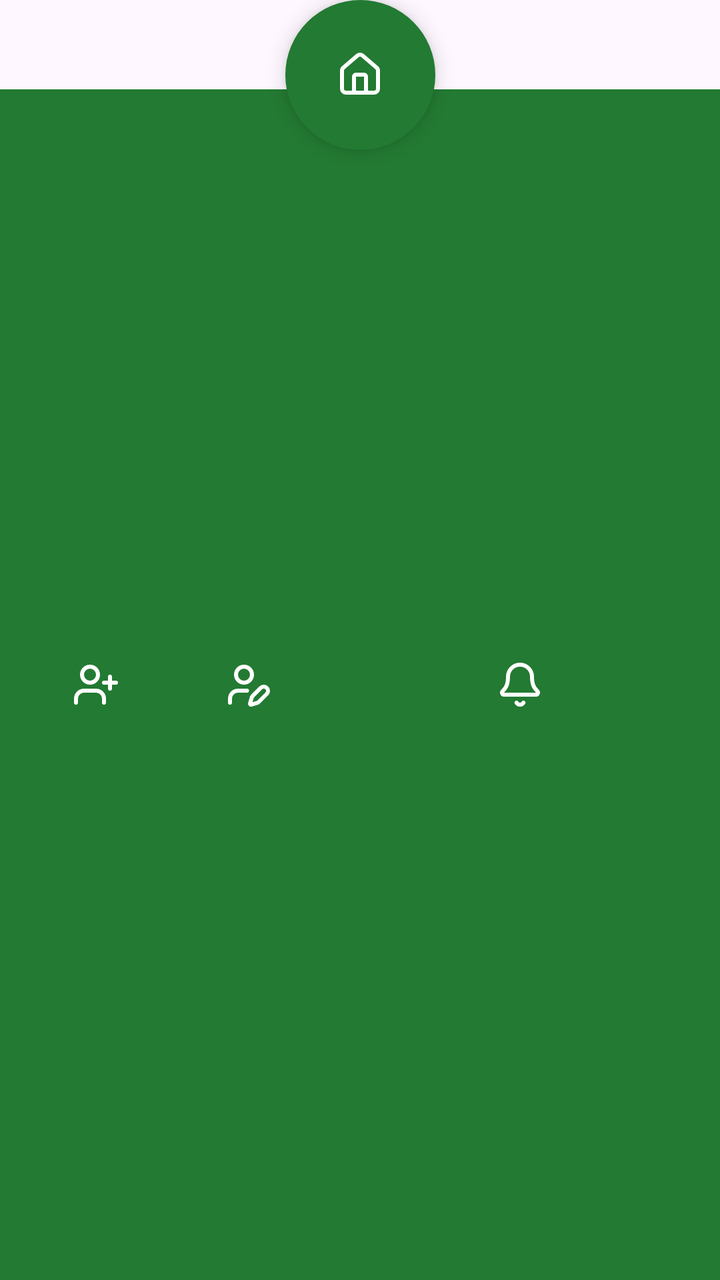
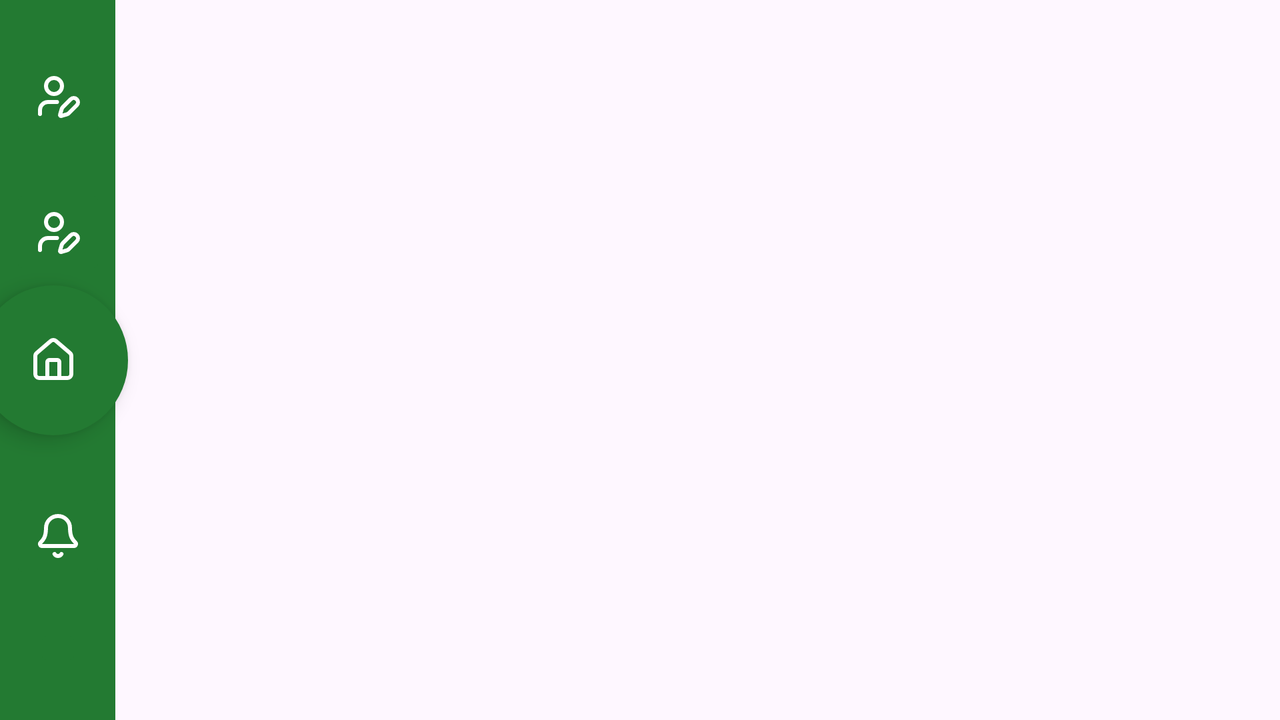

First picture: res/layout/ on a phone held upright. Second picture: the repository's own variant of that layout, on a device whose configuration matches the variant's folder. Source for both follows.
<!-- AndroidManifest.xml: application theme Theme.NicMessenger -->
<!-- res/layout/fragment_vue_nav_bar.xml -->
<?xml version="1.0" encoding="utf-8"?>
<androidx.constraintlayout.widget.ConstraintLayout xmlns:android="http://schemas.android.com/apk/res/android"
    xmlns:app="http://schemas.android.com/apk/res-auto"
    xmlns:tools="http://schemas.android.com/tools"
    android:id="@+id/main"
    android:layout_width="match_parent"
    android:layout_height="wrap_content"
    tools:context=".MainActivity">

    <androidx.constraintlayout.widget.Guideline
        android:id="@+id/guideline_horizontale_bas"
        android:layout_width="wrap_content"
        android:layout_height="wrap_content"
        app:layout_constraintGuide_percent="0.07"
        android:orientation="horizontal" />

    <androidx.constraintlayout.widget.Guideline
        android:id="@+id/guideline_horizontale_top_fab"
        android:layout_width="wrap_content"
        android:layout_height="wrap_content"
        app:layout_constraintGuide_percent="0"
        android:orientation="horizontal" />

    <androidx.constraintlayout.widget.ConstraintLayout
        android:id="@+id/navbar_layout"
        android:layout_width="0dp"
        android:layout_height="0dp"
        android:background="@color/couleur_principale"
        app:layout_constraintBottom_toBottomOf="parent"
        app:layout_constraintEnd_toEndOf="parent"
        app:layout_constraintStart_toStartOf="parent"
        app:layout_constraintTop_toTopOf="@+id/guideline_horizontale_bas">

        <ImageButton
            android:id="@+id/buttonMesDemandes"
            android:layout_width="wrap_content"
            android:layout_height="0dp"
            android:layout_marginStart="24dp"
            android:backgroundTint="@color/couleur_principale"
            android:src="@drawable/user_plus"
            app:layout_constraintBottom_toBottomOf="parent"
            app:layout_constraintStart_toStartOf="parent"
            app:layout_constraintTop_toTopOf="parent"
            app:layout_constraintVertical_bias="0.0" />

        <ImageButton
            android:id="@+id/buttonModifier"
            android:layout_width="wrap_content"
            android:layout_height="0dp"
            android:layout_marginStart="28dp"
            android:backgroundTint="@color/couleur_principale"
            android:src="@drawable/user_pen"
            app:layout_constraintBottom_toBottomOf="parent"
            app:layout_constraintStart_toEndOf="@id/buttonMesDemandes"
            app:layout_constraintTop_toTopOf="parent"
            app:layout_constraintVertical_bias="0.0" />

        <ImageButton
            android:id="@+id/buttonNotification"
            android:layout_width="wrap_content"
            android:layout_height="0dp"
            android:layout_marginEnd="28dp"
            android:backgroundTint="@color/couleur_principale"
            android:src="@drawable/bell"
            android:text=""
            app:layout_constraintBottom_toBottomOf="parent"
            app:layout_constraintEnd_toStartOf="@+id/buttonParametres"
            app:layout_constraintTop_toTopOf="parent"
            app:layout_constraintVertical_bias="1.0" />

        <ImageButton
            android:id="@+id/buttonParametres"
            android:layout_width="wrap_content"
            android:layout_height="0dp"
            android:layout_marginEnd="24dp"
            android:backgroundTint="@color/couleur_principale"
            android:src="@drawable/ic_gear"
            android:text=""
            app:layout_constraintBottom_toBottomOf="parent"
            app:layout_constraintEnd_toEndOf="parent"
            app:layout_constraintTop_toTopOf="parent" />



    </androidx.constraintlayout.widget.ConstraintLayout>

    <com.google.android.material.floatingactionbutton.FloatingActionButton
        android:id="@+id/floatingButtonHomeNav"
        android:layout_width="wrap_content"
        android:layout_height="wrap_content"
        android:clickable="true"
        app:backgroundTint="@color/couleur_principale"
        app:fabCustomSize="75dp"
        app:fabSize="normal"
        app:layout_constraintEnd_toEndOf="parent"
        app:layout_constraintStart_toStartOf="parent"
        app:layout_constraintTop_toTopOf="@id/guideline_horizontale_top_fab"
        app:shapeAppearance="@style/Widget.Material3.FloatingActionButton.Large.Secondary"
        app:srcCompat="@drawable/house"
        app:tint="@android:color/white"
        app:rippleColor="#19FFFFFF"/>


</androidx.constraintlayout.widget.ConstraintLayout>
<!-- resources referenced by this layout -->
<resources>
  <color name="couleur_principale">#237A32</color>
  <!-- drawable bell (drawable) -->
  <vector xmlns:android="http://schemas.android.com/apk/res/android"
      android:width="24dp"
      android:height="24dp"
      android:viewportWidth="24"
      android:viewportHeight="24">
    <path
        android:pathData="M10.268,21a2,2 0,0 0,3.464 0"
        android:strokeLineJoin="round"
        android:strokeWidth="2"
        android:fillColor="#00000000"
        android:strokeColor="#ffffff"
        android:strokeLineCap="round"/>
    <path
        android:pathData="M3.262,15.326A1,1 0,0 0,4 17h16a1,1 0,0 0,0.74 -1.673C19.41,13.956 18,12.499 18,8A6,6 0,0 0,6 8c0,4.499 -1.411,5.956 -2.738,7.326"
        android:strokeLineJoin="round"
        android:strokeWidth="2"
        android:fillColor="#00000000"
        android:strokeColor="#ffffff"
        android:strokeLineCap="round"/>
  </vector>
  <!-- drawable house (drawable) -->
  <vector xmlns:android="http://schemas.android.com/apk/res/android"
      android:width="24dp"
      android:height="24dp"
      android:viewportWidth="24"
      android:viewportHeight="24">
    <path
        android:pathData="M15,21v-8a1,1 0,0 0,-1 -1h-4a1,1 0,0 0,-1 1v8"
        android:strokeLineJoin="round"
        android:strokeWidth="2"
        android:fillColor="#00000000"
        android:strokeColor="#ffffff"
        android:strokeLineCap="round"/>
    <path
        android:pathData="M3,10a2,2 0,0 1,0.709 -1.528l7,-5.999a2,2 0,0 1,2.582 0l7,5.999A2,2 0,0 1,21 10v9a2,2 0,0 1,-2 2H5a2,2 0,0 1,-2 -2z"
        android:strokeLineJoin="round"
        android:strokeWidth="2"
        android:fillColor="#00000000"
        android:strokeColor="#ffffff"
        android:strokeLineCap="round"/>
  </vector>
  <!-- drawable user_pen (drawable) -->
  <vector xmlns:android="http://schemas.android.com/apk/res/android"
      android:width="24dp"
      android:height="24dp"
      android:viewportWidth="24"
      android:viewportHeight="24">
    <path
        android:pathData="M11.5,15H7a4,4 0,0 0,-4 4v2"
        android:strokeLineJoin="round"
        android:strokeWidth="2"
        android:fillColor="#00000000"
        android:strokeColor="#ffffff"
        android:strokeLineCap="round"/>
    <path
        android:pathData="M21.378,16.626a1,1 0,0 0,-3.004 -3.004l-4.01,4.012a2,2 0,0 0,-0.506 0.854l-0.837,2.87a0.5,0.5 0,0 0,0.62 0.62l2.87,-0.837a2,2 0,0 0,0.854 -0.506z"
        android:strokeLineJoin="round"
        android:strokeWidth="2"
        android:fillColor="#00000000"
        android:strokeColor="#ffffff"
        android:strokeLineCap="round"/>
    <path
        android:pathData="M10,7m-4,0a4,4 0,1 1,8 0a4,4 0,1 1,-8 0"
        android:strokeLineJoin="round"
        android:strokeWidth="2"
        android:fillColor="#00000000"
        android:strokeColor="#ffffff"
        android:strokeLineCap="round"/>
  </vector>
  <style name="Theme.NicMessenger" parent="Base.Theme.NicMessenger" />
  <style name="Base.Theme.NicMessenger" parent="Theme.Material3.DayNight.NoActionBar">
          
          
      </style>
</resources>
<!-- res/layout-land/fragment_vue_nav_bar.xml (the author's variant of the layout above) -->
<!-- drawn on the phone turned sideways -->
<?xml version="1.0" encoding="utf-8"?>
<androidx.constraintlayout.widget.ConstraintLayout xmlns:android="http://schemas.android.com/apk/res/android"
    xmlns:app="http://schemas.android.com/apk/res-auto"
    xmlns:tools="http://schemas.android.com/tools"
    android:id="@+id/main"
    android:layout_width="match_parent"
    android:layout_height="match_parent"
    tools:context=".MainActivity">

    <androidx.constraintlayout.widget.Guideline
        android:id="@+id/guideline_horizontale_bas"
        android:layout_width="wrap_content"
        android:layout_height="wrap_content"
        app:layout_constraintGuide_percent="0.09"
        android:orientation="vertical" />

    <androidx.constraintlayout.widget.Guideline
        android:id="@+id/guideline_horizontale_top_fab"
        android:layout_width="wrap_content"
        android:layout_height="wrap_content"
        app:layout_constraintGuide_percent="0.1"
        android:orientation="vertical" />

    <androidx.constraintlayout.widget.ConstraintLayout
        android:id="@+id/navbar_layout"
        android:layout_width="0dp"
        android:layout_height="0dp"
        android:background="@color/couleur_principale"
        app:layout_constraintBottom_toBottomOf="parent"
        app:layout_constraintEnd_toEndOf="@+id/guideline_horizontale_bas"
        app:layout_constraintStart_toStartOf="parent"
        app:layout_constraintTop_toTopOf="parent">

        <ImageButton
            android:id="@+id/buttonMesDemandes"
            android:layout_width="wrap_content"
            android:layout_height="0dp"
            android:layout_marginTop="24dp"
            android:backgroundTint="@color/couleur_principale"
            android:src="@drawable/user_pen"
            app:layout_constraintDimensionRatio="1:1"
            app:layout_constraintEnd_toEndOf="parent"
            app:layout_constraintStart_toStartOf="parent"
            app:layout_constraintTop_toTopOf="parent" />

        <ImageButton
            android:id="@+id/buttonModifier"
            android:layout_width="wrap_content"
            android:layout_height="0dp"
            android:layout_marginTop="20dp"
            android:backgroundTint="@color/couleur_principale"
            android:src="@drawable/user_pen"
            app:layout_constraintDimensionRatio="1:1"
            app:layout_constraintEnd_toEndOf="parent"
            app:layout_constraintStart_toStartOf="parent"
            app:layout_constraintTop_toBottomOf="@+id/buttonMesDemandes" />

        <ImageButton
            android:id="@+id/buttonNotification"
            android:layout_width="wrap_content"
            android:layout_height="0dp"
            android:layout_marginBottom="20dp"
            android:backgroundTint="@color/couleur_principale"
            android:src="@drawable/bell"
            app:layout_constraintBottom_toTopOf="@+id/buttonAbout"
            app:layout_constraintDimensionRatio="1:1"
            app:layout_constraintEnd_toEndOf="parent"
            app:layout_constraintStart_toStartOf="parent" />

        <View
            android:id="@+id/indicateurNotifView"
            android:layout_width="0dp"
            android:layout_height="15dp"
            android:layout_marginBottom="48dp"
            android:layout_marginEnd="20dp"
            android:backgroundTint="#C51818"
            android:background="@drawable/circle_shape"
            app:layout_constraintDimensionRatio="1:1"
            app:layout_constraintBottom_toTopOf="@+id/buttonAbout"
            app:layout_constraintEnd_toEndOf="parent"
            android:visibility="gone"/>

        <ImageButton
            android:id="@+id/buttonAbout"
            android:layout_width="wrap_content"
            android:layout_height="0dp"
            android:layout_marginBottom="24dp"
            android:backgroundTint="@color/couleur_principale"
            android:src="@drawable/ic_gear"
            app:layout_constraintBottom_toBottomOf="parent"
            app:layout_constraintDimensionRatio="1:1"
            app:layout_constraintEnd_toEndOf="parent"
            app:layout_constraintStart_toStartOf="parent" />

    </androidx.constraintlayout.widget.ConstraintLayout>

    <com.google.android.material.floatingactionbutton.FloatingActionButton
        android:id="@+id/floatingButtonHomeNav"
        android:layout_width="wrap_content"
        android:layout_height="wrap_content"
        android:clickable="true"
        app:backgroundTint="@color/couleur_principale"
        app:fabCustomSize="75dp"
        app:fabSize="normal"
        app:layout_constraintTop_toTopOf="parent"
        app:layout_constraintBottom_toBottomOf="parent"
        app:layout_constraintEnd_toEndOf="@id/guideline_horizontale_top_fab"
        app:shapeAppearance="@style/Widget.Material3.FloatingActionButton.Large.Secondary"
        app:srcCompat="@drawable/house"
        app:tint="@android:color/white"
        app:rippleColor="#19FFFFFF"/>


</androidx.constraintlayout.widget.ConstraintLayout>
<!-- resources referenced by the variant -->
<!-- as the phone turned sideways resolves them -->
<resources>
  <color name="couleur_principale">#237A32</color>
  <!-- drawable bell (drawable) -->
  <vector xmlns:android="http://schemas.android.com/apk/res/android"
      android:width="24dp"
      android:height="24dp"
      android:viewportWidth="24"
      android:viewportHeight="24">
    <path
        android:pathData="M10.268,21a2,2 0,0 0,3.464 0"
        android:strokeLineJoin="round"
        android:strokeWidth="2"
        android:fillColor="#00000000"
        android:strokeColor="#ffffff"
        android:strokeLineCap="round"/>
    <path
        android:pathData="M3.262,15.326A1,1 0,0 0,4 17h16a1,1 0,0 0,0.74 -1.673C19.41,13.956 18,12.499 18,8A6,6 0,0 0,6 8c0,4.499 -1.411,5.956 -2.738,7.326"
        android:strokeLineJoin="round"
        android:strokeWidth="2"
        android:fillColor="#00000000"
        android:strokeColor="#ffffff"
        android:strokeLineCap="round"/>
  </vector>
  <!-- drawable circle_shape (drawable) -->
  <?xml version="1.0" encoding="utf-8"?>
  <shape xmlns:android="http://schemas.android.com/apk/res/android"
      android:shape="oval"
      android:innerRadiusRatio="2.2"
      android:useLevel="false">
  
  
  </shape>
  <!-- drawable house (drawable) -->
  <vector xmlns:android="http://schemas.android.com/apk/res/android"
      android:width="24dp"
      android:height="24dp"
      android:viewportWidth="24"
      android:viewportHeight="24">
    <path
        android:pathData="M15,21v-8a1,1 0,0 0,-1 -1h-4a1,1 0,0 0,-1 1v8"
        android:strokeLineJoin="round"
        android:strokeWidth="2"
        android:fillColor="#00000000"
        android:strokeColor="#ffffff"
        android:strokeLineCap="round"/>
    <path
        android:pathData="M3,10a2,2 0,0 1,0.709 -1.528l7,-5.999a2,2 0,0 1,2.582 0l7,5.999A2,2 0,0 1,21 10v9a2,2 0,0 1,-2 2H5a2,2 0,0 1,-2 -2z"
        android:strokeLineJoin="round"
        android:strokeWidth="2"
        android:fillColor="#00000000"
        android:strokeColor="#ffffff"
        android:strokeLineCap="round"/>
  </vector>
  <!-- drawable user_pen (drawable) -->
  <vector xmlns:android="http://schemas.android.com/apk/res/android"
      android:width="24dp"
      android:height="24dp"
      android:viewportWidth="24"
      android:viewportHeight="24">
    <path
        android:pathData="M11.5,15H7a4,4 0,0 0,-4 4v2"
        android:strokeLineJoin="round"
        android:strokeWidth="2"
        android:fillColor="#00000000"
        android:strokeColor="#ffffff"
        android:strokeLineCap="round"/>
    <path
        android:pathData="M21.378,16.626a1,1 0,0 0,-3.004 -3.004l-4.01,4.012a2,2 0,0 0,-0.506 0.854l-0.837,2.87a0.5,0.5 0,0 0,0.62 0.62l2.87,-0.837a2,2 0,0 0,0.854 -0.506z"
        android:strokeLineJoin="round"
        android:strokeWidth="2"
        android:fillColor="#00000000"
        android:strokeColor="#ffffff"
        android:strokeLineCap="round"/>
    <path
        android:pathData="M10,7m-4,0a4,4 0,1 1,8 0a4,4 0,1 1,-8 0"
        android:strokeLineJoin="round"
        android:strokeWidth="2"
        android:fillColor="#00000000"
        android:strokeColor="#ffffff"
        android:strokeLineCap="round"/>
  </vector>
  <style name="Theme.NicMessenger" parent="Base.Theme.NicMessenger" />
  <style name="Base.Theme.NicMessenger" parent="Theme.Material3.DayNight.NoActionBar">
          
          
      </style>
</resources>
